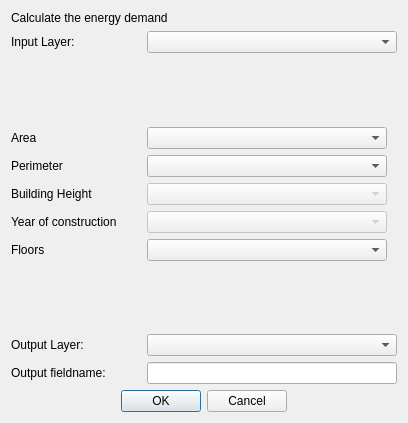
<?xml version="1.0" encoding="UTF-8"?>
<ui version="4.0">
 <class>EstimatedEnergyDemand_dialog</class>
 <widget class="QDialog" name="EstimatedEnergyDemand_dialog">
  <property name="geometry">
   <rect>
    <x>0</x>
    <y>0</y>
    <width>408</width>
    <height>423</height>
   </rect>
  </property>
  <property name="windowTitle">
   <string>Dialog</string>
  </property>
  <layout class="QVBoxLayout" name="verticalLayout">
   <item>
    <widget class="QLabel" name="label">
     <property name="maximumSize">
      <size>
       <width>376</width>
       <height>20</height>
      </size>
     </property>
     <property name="text">
      <string>Calculate the energy demand</string>
     </property>
    </widget>
   </item>
   <item>
    <layout class="QFormLayout" name="formLayout_2">
     <property name="formAlignment">
      <set>Qt::AlignLeading|Qt::AlignLeft|Qt::AlignTop</set>
     </property>
     <item row="0" column="0">
      <widget class="QLabel" name="label_7">
       <property name="minimumSize">
        <size>
         <width>130</width>
         <height>0</height>
        </size>
       </property>
       <property name="text">
        <string>Input Layer: </string>
       </property>
      </widget>
     </item>
     <item row="0" column="1">
      <widget class="QComboBox" name="input_layer">
       <property name="minimumSize">
        <size>
         <width>240</width>
         <height>0</height>
        </size>
       </property>
      </widget>
     </item>
    </layout>
   </item>
   <item>
    <spacer name="verticalSpacer">
     <property name="orientation">
      <enum>Qt::Vertical</enum>
     </property>
     <property name="sizeHint" stdset="0">
      <size>
       <width>20</width>
       <height>40</height>
      </size>
     </property>
    </spacer>
   </item>
   <item>
    <layout class="QFormLayout" name="formLayout">
     <property name="sizeConstraint">
      <enum>QLayout::SetMaximumSize</enum>
     </property>
     <property name="fieldGrowthPolicy">
      <enum>QFormLayout::FieldsStayAtSizeHint</enum>
     </property>
     <property name="labelAlignment">
      <set>Qt::AlignJustify|Qt::AlignTop</set>
     </property>
     <property name="formAlignment">
      <set>Qt::AlignJustify|Qt::AlignTop</set>
     </property>
     <property name="horizontalSpacing">
      <number>-1</number>
     </property>
     <property name="verticalSpacing">
      <number>-1</number>
     </property>
     <item row="0" column="0">
      <widget class="QLabel" name="label_2">
       <property name="minimumSize">
        <size>
         <width>120</width>
         <height>0</height>
        </size>
       </property>
       <property name="text">
        <string>Area</string>
       </property>
      </widget>
     </item>
     <item row="0" column="1">
      <widget class="QComboBox" name="area">
       <property name="minimumSize">
        <size>
         <width>240</width>
         <height>0</height>
        </size>
       </property>
      </widget>
     </item>
     <item row="1" column="0">
      <widget class="QLabel" name="label_3">
       <property name="minimumSize">
        <size>
         <width>120</width>
         <height>0</height>
        </size>
       </property>
       <property name="text">
        <string>Perimeter</string>
       </property>
      </widget>
     </item>
     <item row="1" column="1">
      <widget class="QComboBox" name="perimeter">
       <property name="minimumSize">
        <size>
         <width>240</width>
         <height>0</height>
        </size>
       </property>
      </widget>
     </item>
     <item row="2" column="0">
      <widget class="QLabel" name="label_4">
       <property name="minimumSize">
        <size>
         <width>120</width>
         <height>0</height>
        </size>
       </property>
       <property name="text">
        <string>Building Height</string>
       </property>
      </widget>
     </item>
     <item row="2" column="1">
      <widget class="QComboBox" name="height">
       <property name="enabled">
        <bool>false</bool>
       </property>
       <property name="minimumSize">
        <size>
         <width>240</width>
         <height>0</height>
        </size>
       </property>
      </widget>
     </item>
     <item row="3" column="0">
      <widget class="QLabel" name="label_5">
       <property name="minimumSize">
        <size>
         <width>130</width>
         <height>0</height>
        </size>
       </property>
       <property name="text">
        <string>Year of construction</string>
       </property>
      </widget>
     </item>
     <item row="3" column="1">
      <widget class="QComboBox" name="yoc">
       <property name="enabled">
        <bool>false</bool>
       </property>
       <property name="minimumSize">
        <size>
         <width>240</width>
         <height>0</height>
        </size>
       </property>
      </widget>
     </item>
     <item row="4" column="0">
      <widget class="QLabel" name="label_6">
       <property name="minimumSize">
        <size>
         <width>120</width>
         <height>0</height>
        </size>
       </property>
       <property name="text">
        <string>Floors</string>
       </property>
      </widget>
     </item>
     <item row="4" column="1">
      <widget class="QComboBox" name="floors">
       <property name="minimumSize">
        <size>
         <width>240</width>
         <height>0</height>
        </size>
       </property>
      </widget>
     </item>
    </layout>
   </item>
   <item>
    <spacer name="verticalSpacer_2">
     <property name="orientation">
      <enum>Qt::Vertical</enum>
     </property>
     <property name="sizeHint" stdset="0">
      <size>
       <width>20</width>
       <height>40</height>
      </size>
     </property>
    </spacer>
   </item>
   <item>
    <layout class="QFormLayout" name="formLayout_3">
     <property name="formAlignment">
      <set>Qt::AlignLeading|Qt::AlignLeft|Qt::AlignTop</set>
     </property>
     <item row="1" column="0">
      <widget class="QLabel" name="label_8">
       <property name="minimumSize">
        <size>
         <width>130</width>
         <height>0</height>
        </size>
       </property>
       <property name="text">
        <string>Output Layer:</string>
       </property>
      </widget>
     </item>
     <item row="1" column="1">
      <widget class="QComboBox" name="output_layer">
       <property name="minimumSize">
        <size>
         <width>240</width>
         <height>0</height>
        </size>
       </property>
      </widget>
     </item>
     <item row="2" column="0">
      <widget class="QLabel" name="label_9">
       <property name="minimumSize">
        <size>
         <width>130</width>
         <height>0</height>
        </size>
       </property>
       <property name="text">
        <string>Output fieldname:</string>
       </property>
      </widget>
     </item>
     <item row="2" column="1">
      <widget class="QLineEdit" name="field_name">
       <property name="minimumSize">
        <size>
         <width>230</width>
         <height>0</height>
        </size>
       </property>
      </widget>
     </item>
    </layout>
   </item>
   <item>
    <widget class="QDialogButtonBox" name="dialogButtonBox">
     <property name="orientation">
      <enum>Qt::Horizontal</enum>
     </property>
     <property name="standardButtons">
      <set>QDialogButtonBox::Cancel|QDialogButtonBox::Ok</set>
     </property>
     <property name="centerButtons">
      <bool>true</bool>
     </property>
    </widget>
   </item>
  </layout>
 </widget>
 <resources/>
 <connections>
  <connection>
   <sender>dialogButtonBox</sender>
   <signal>accepted()</signal>
   <receiver>EstimatedEnergyDemand_dialog</receiver>
   <slot>accept()</slot>
   <hints>
    <hint type="sourcelabel">
     <x>248</x>
     <y>254</y>
    </hint>
    <hint type="destinationlabel">
     <x>157</x>
     <y>274</y>
    </hint>
   </hints>
  </connection>
  <connection>
   <sender>dialogButtonBox</sender>
   <signal>rejected()</signal>
   <receiver>EstimatedEnergyDemand_dialog</receiver>
   <slot>reject()</slot>
   <hints>
    <hint type="sourcelabel">
     <x>316</x>
     <y>260</y>
    </hint>
    <hint type="destinationlabel">
     <x>286</x>
     <y>274</y>
    </hint>
   </hints>
  </connection>
 </connections>
</ui>
